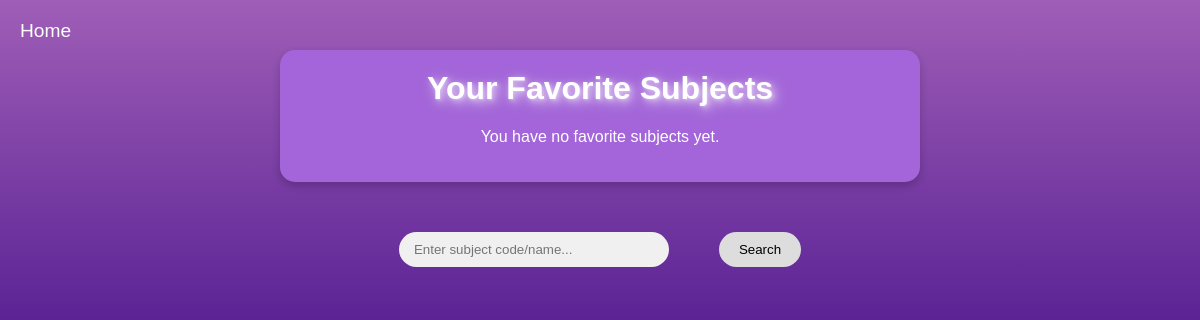
/books/favorites/ (signed in), run on an earlier commit of the app's database.
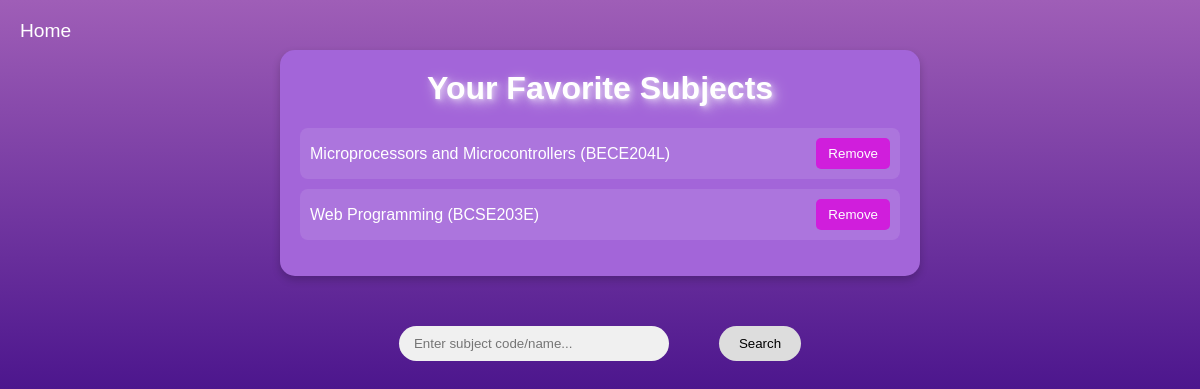
And on a later commit of the database.
### books/models.py (models this page shows, shortened)
class Favorite(models.Model):
    user = models.ForeignKey(User, on_delete=models.CASCADE)
    subject = models.ForeignKey(Subject, on_delete=models.CASCADE)
    class Meta:
        unique_together = ('user', 'subject')

class Subject(models.Model):
    code = models.CharField(max_length=50, unique=True)
    name = models.CharField(max_length=200)

### books/views.py (the view)
# urls.py: path('favorites/', favorites, name = 'favorites_page'),
@login_required(login_url='login')
def favorites(request):
    if not request.user.is_authenticated:
        messages.warning(request, "Please log in first to access your favorites.")
        return redirect_to_login(request.path, login_url='login')  # Redirects to login page
    user_favorites = Favorite.objects.filter(user = request.user).select_related('subject')
    return render(request, 'books/favorites.html', {'favorites': user_favorites})

### books/templates/books/favorites.html (shortened to what this page needs)
<!DOCTYPE html>
<html lang="en">
<head>
    {% load static %}
    <link rel="stylesheet" href="{% static 'books/favoriteStyles.css' %}">
</head>
<body>
    <div class = "gohome">
        <span><a href="{% url 'subject_search' %}">Home</a></span>
    </div>
    <div class="container">
        <h1>Your Favorite Subjects</h1>
        {% if favorites %}
            <ul>
                {% for favorite in favorites %}
                    <li data-subject-id="{{ favorite.subject.id }}">
                        <a href="{% url 'subject_detail' favorite.subject.code %}">{{ favorite.subject.name }} ({{ favorite.subject.code }})</a>
                        <form method = "post" action = "{% url 'remove_from_favorites' %}">
                            <button type = "submit" class = "removefavbtn">Remove</button>
                        </form>
                    </li>
                {% endfor %}
            </ul>
        {% else %}
            <p>You have no favorite subjects yet.</p>
        {% endif %}
    </div>
    <form method="get" action="{% url 'fav_search' %}">
        <div class="searchBox">
            <input id="searchInput" name="q" value="{{ query }}" type="search" placeholder="Enter subject code/name..." oninput="performSearch()">
            <button type="submit" id="searchButton">Search</button>
        </div>
    </form>
</body>
</html>

### books/static/books/favoriteStyles.css (style rules this page uses)
body { font-family: sans-serif; background: linear-gradient(to bottom, rgb(159, 94, 183), #4a148c, #2a0845); color: white; margin: 0; padding: 0; display: flex; flex-direction: column; align-items: center; min-height: 100vh; overflow: scroll; }
.gohome { position: absolute; top: 20px; left: 20px; }
.gohome a { color: white; text-decoration: none; font-size: 1.2em; }
.container { background-color: #a365d9; border-radius: 15px; padding: 20px; text-align: center; margin-top: 50px; box-shadow: 0 4px 8px rgba(0, 0, 0, 0.2); width: 90%; max-width: 600px; }
.container h1 { margin-top: 0; font-size: 2em; font-weight: 600; text-shadow: 1px 1px 2px rgba(255, 255, 255, 0.2), 2px 2px 5px rgba(255, 255, 255, 0.3), 3px 3px 10px rgba(255, 255, 255, 0.4), 4px 4px 15px rgba(255, 255, 255, 0.5); }
.container ul { list-style: none; padding: 0; }
.container li { display: flex; align-items: center; justify-content: space-between; padding: 10px; background: rgba(255, 255, 255, 0.1); border-radius: 8px; margin-bottom: 10px; }
.container li a { color: white; text-decoration: none; flex-grow: 1; text-align: left; }
.searchBox { display: flex; justify-content: center; align-items: center; margin-top: 50px; }
#searchInput { padding: 10px 15px; border: none; border-radius: 25px; width: 270px; background-color: #f0f0f0; margin-right: 50px; }
#searchButton { padding: 10px 20px; border: none; border-radius: 25px; background-color: #ddd; color: black; cursor: pointer; }
.removefavbtn, .addToFavBtn { padding: 8px 12px; border: none; border-radius: 5px; color: white; cursor: pointer; white-space: nowrap; flex-shrink: 0; }
.addToFavBtn, .removefavbtn { background-color: rgb(208, 30, 220); }

What changed in the data, as far as the page shows it:
added Favorite: subject.name "Microprocessors and Microcontrollers", subject.code "BECE204L"
added Favorite: subject.name "Web Programming", subject.code "BCSE203E"
Also different on the page:
text no longer shown: "You have no favorite subjects yet."
